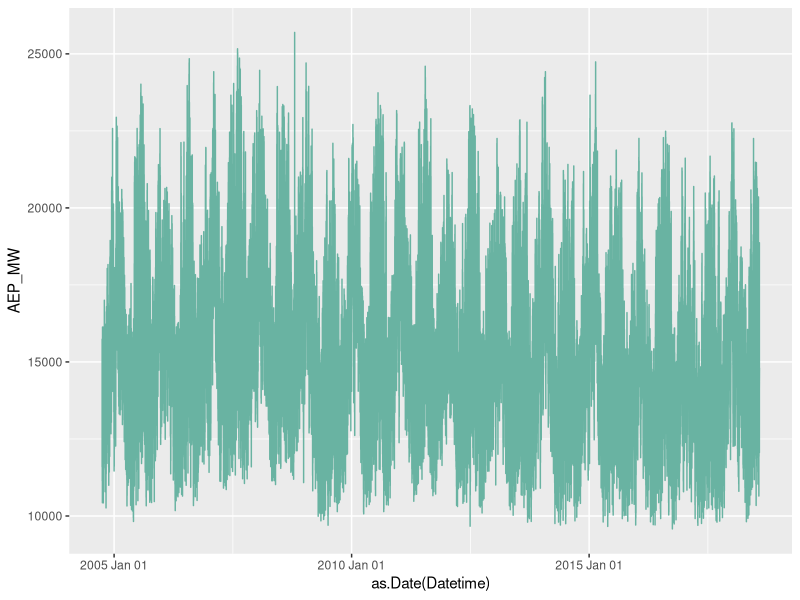
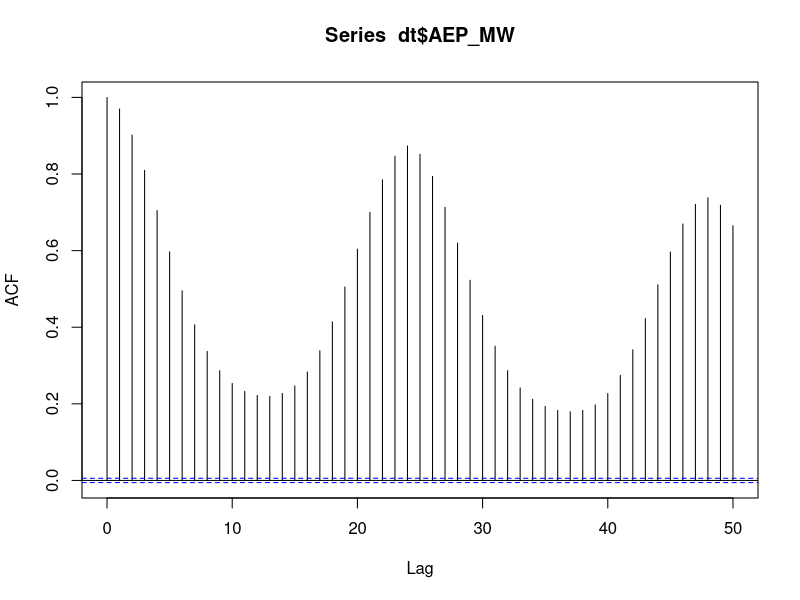
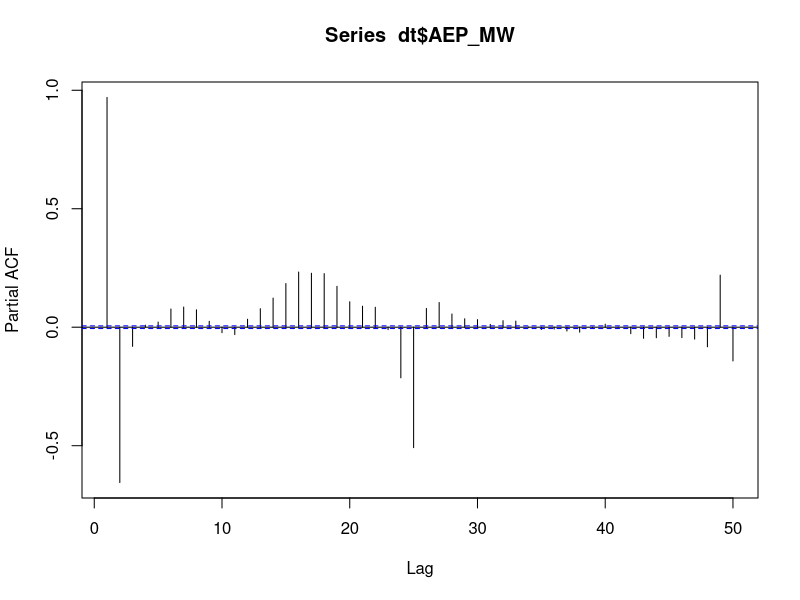
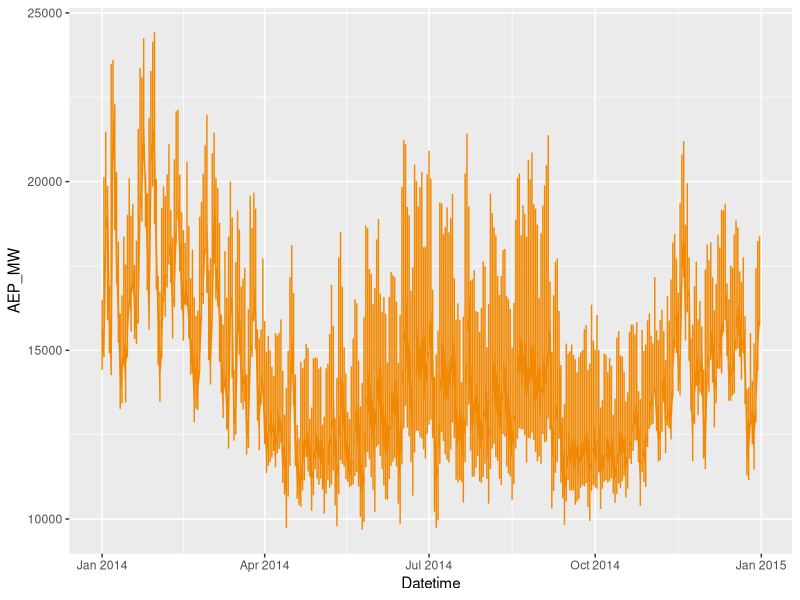
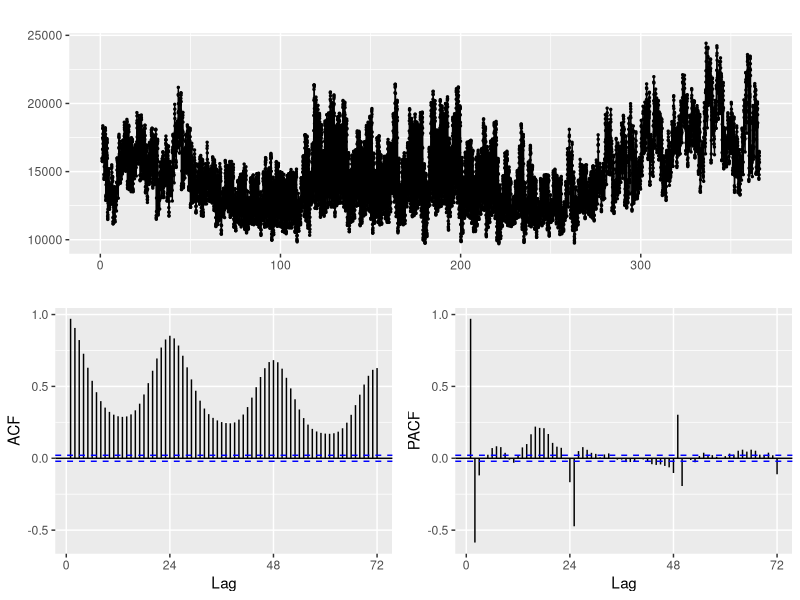

R code for these plots, in order: (Note: a time limit stopped this script after it produced the figures.)
## ---- chunk 1
library(dplyr)
## ---- chunk 2
df <- read.csv("AEP_hourly.csv")
## ---- chunk 3
names(df)
## ---- chunk 4
glimpse(df)
## ---- chunk 5
class(df)
## ---- chunk 6
sum(is.na(df))
## ---- chunk 7
library(lubridate)
## ---- chunk 8
df$Datetime <- as.Date(df$Datetime)
## ---- chunk 9
df$Datetime <- as.Date(df$Datetime, format = "%yy/%mm/%dd %hh")
head(df)
## ---- chunk 10
dt <- df %>%
  select(Datetime, AEP_MW) %>%
  mutate(Month = month(Datetime), Year = year(Datetime), Hour = hour(Datetime))
## ---- chunk 11
library(ggplot2)
## ---- chunk 12
ggplot(dt, aes(x = as.Date(Datetime), y = AEP_MW))+
  geom_line(color="#69b3a2")+
  scale_x_date(date_labels = "%Y %b %d")
## ---- chunk 13
library(tseries)
## ---- chunk 14
acf(dt$AEP_MW, plot = T)
## ---- chunk 15
pacf(dt$AEP_MW, plot = T)
## ---- chunk 16
adf.test(df$AEP_MW)
## ---- chunk 17
library(forecast)
## ---- chunk 18
findfrequency(df$AEP_MW)
## ---- chunk 19
Temp <- ts(df$AEP_MW, frequency = 24)
class(Temp)
## ---- chunk 20
table <- dt %>%
  select(Datetime,Year,AEP_MW,Month,Hour) %>%
  filter(Year == 2014)

ggplot(table, aes(x = Datetime, y = AEP_MW))+
  geom_line(color = '#F18904')
## ---- chunk 21
tstable <- ts(table$AEP_MW, frequency = 24)
class(tstable)
## ---- chunk 22
ggtsdisplay(tstable)
## ---- chunk 23
fit <- auto.arima(tstable, seasonal = TRUE, test = 'adf', ic = 'aic')
fit
## ---- chunk 24
checkresiduals(fit)
## ---- chunk 25
